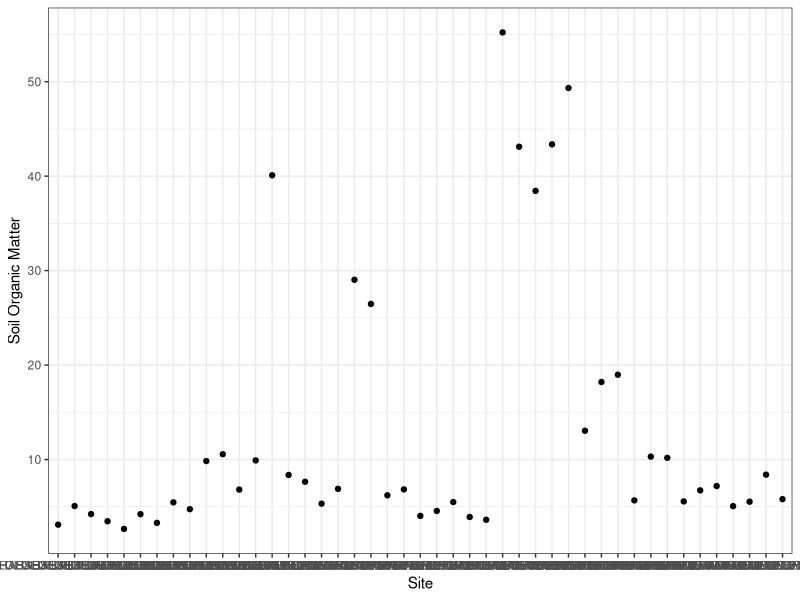
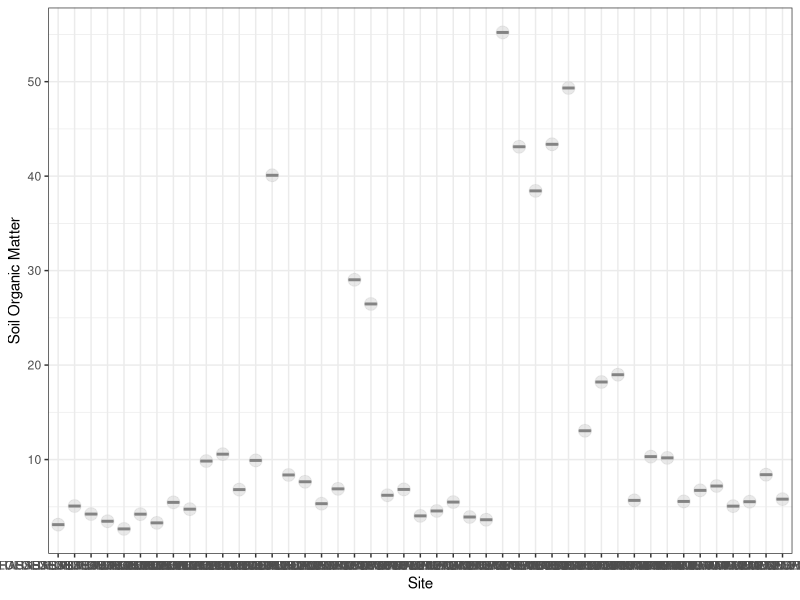
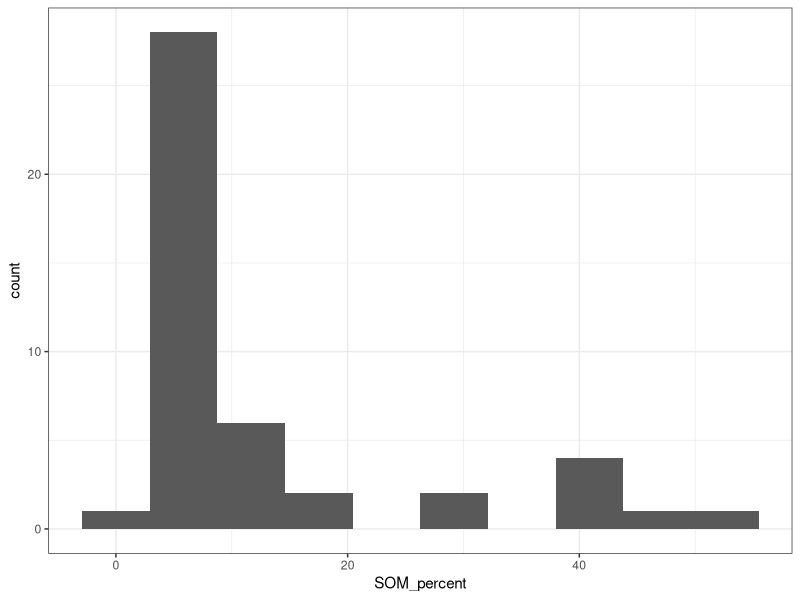
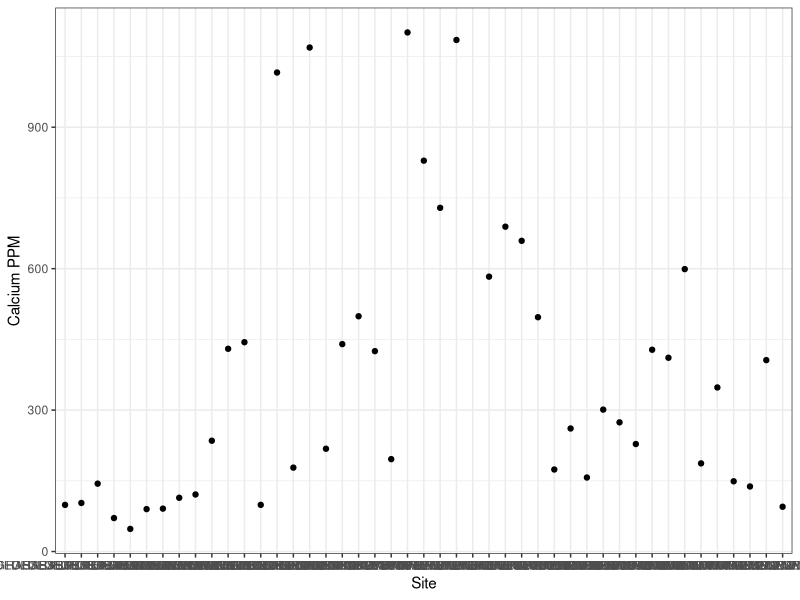
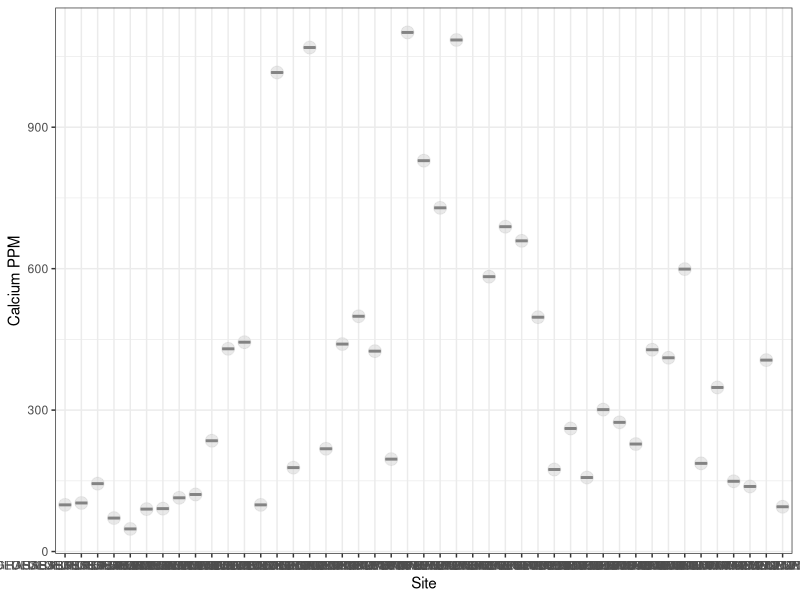
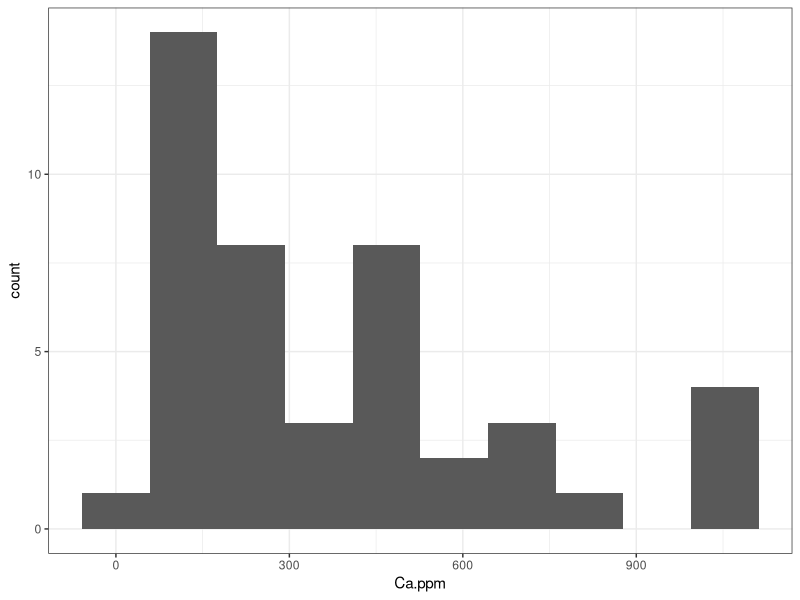

The R source for these figures, in order:
## ---- chunk 1
rm(list = ls())
library(here)
library(ggplot2)
library(dplyr)
## ---- chunk 2
DF <- read.csv(here("Data", "soil_data.csv"))
## ---- chunk 3
glimpse(DF) #I am going to plot the SOM_percent variable
## ---- chunk 4
ggplot(DF, aes(x = Field.Name, y = SOM_percent)) +
  geom_point() +
   xlab("Site") + 
  ylab("Soil Organic Matter") +
  theme_bw()
## ---- chunk 5
ggplot(DF, aes(x = Field.Name, y = SOM_percent)) +
  geom_boxplot() +
  geom_point(size = 4, color = 'lightgrey', alpha = 0.5) + 
  xlab("Site") +
  ylab("Soil Organic Matter") +
  theme_bw()
## ---- chunk 6
ggplot(DF, aes(x = SOM_percent)) +
  geom_histogram(bins = 10) +
  theme_bw()
## ---- chunk 7
ggplot(DF, aes(x = Field.Name, y = Ca.ppm)) +
  geom_point() +
   xlab("Site") + 
  ylab("Calcium PPM") +
  theme_bw()
## ---- chunk 8
ggplot(DF, aes(x = Field.Name, y = Ca.ppm)) +
  geom_boxplot() +
  geom_point(size = 4, color = 'lightgrey', alpha = 0.5) + 
  xlab("Site") +
  ylab("Calcium PPM") +
  theme_bw()
## ---- chunk 9
ggplot(DF, aes(x = Ca.ppm)) +
  geom_histogram(bins = 10) +
  theme_bw()
